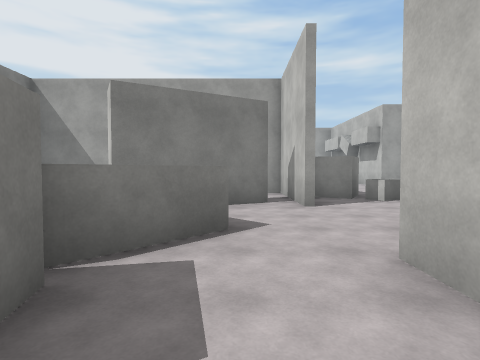
view 1 (above)

22 first-person views from a walk through a 3-D level made in the Unity game engine. The camera is 1.5 m above the floor, tilts 2° down and sees 80° across. The floor is counted in squares, 2 m on a side. Each view is taken from the middle of a square. On the plan, view 1 faces up. The plan holds only what a view shows up to about 10 squares ahead; the rest is blank. The place goes on beyond the plan. The player is left out. Surface patterns are stand-ins for the level's own textures.

view 2
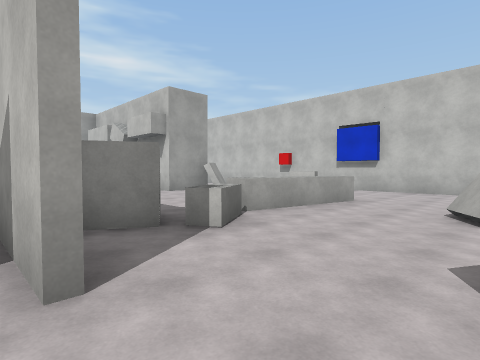

view 3
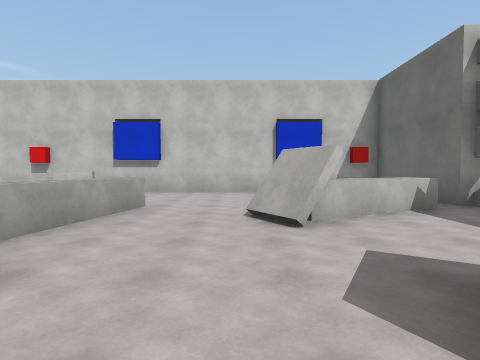

view 4
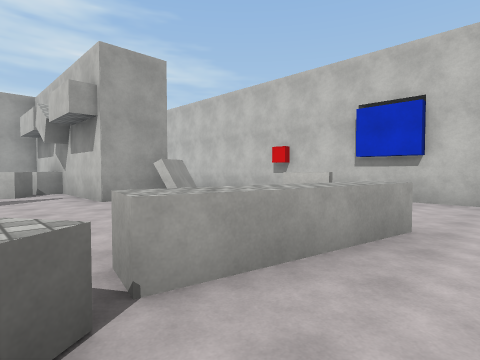

view 5
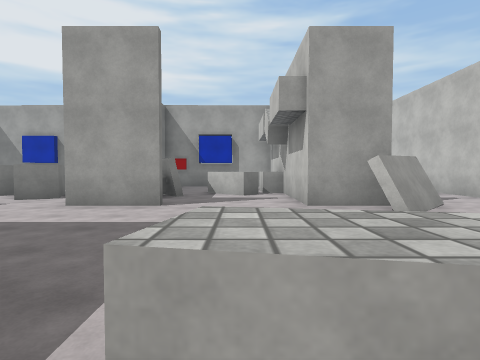

view 6
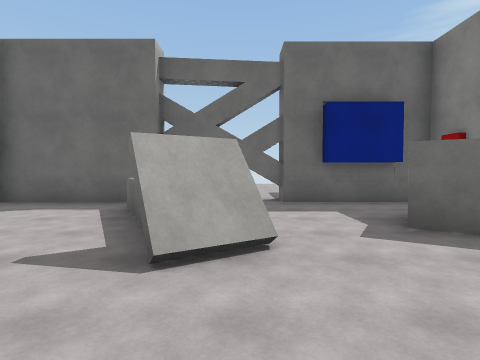

view 7
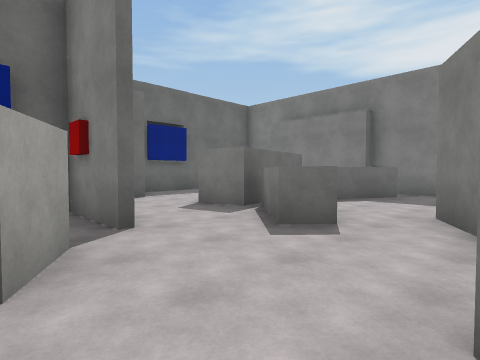

view 8
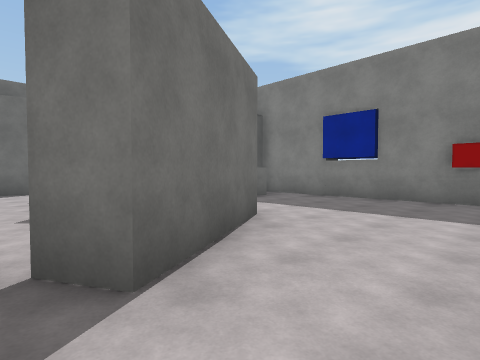

view 9
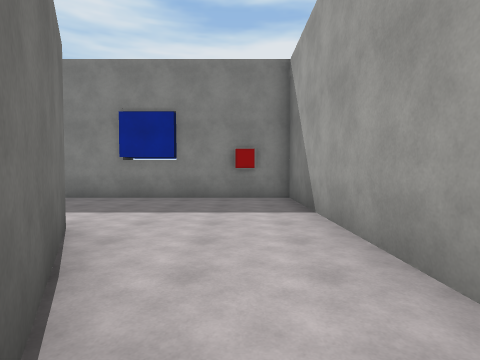

view 10
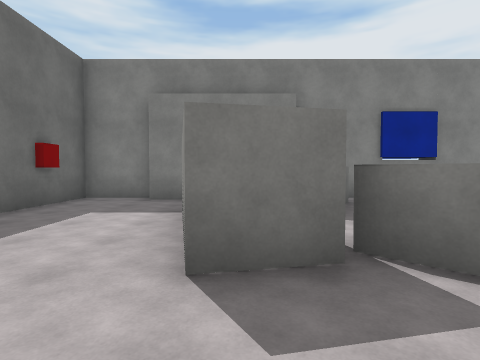

view 11
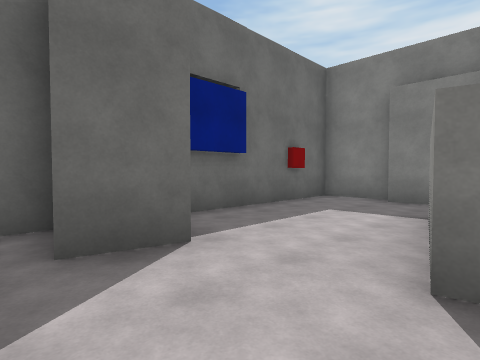

view 12
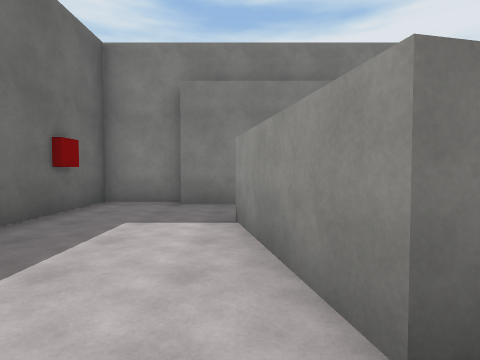

view 13
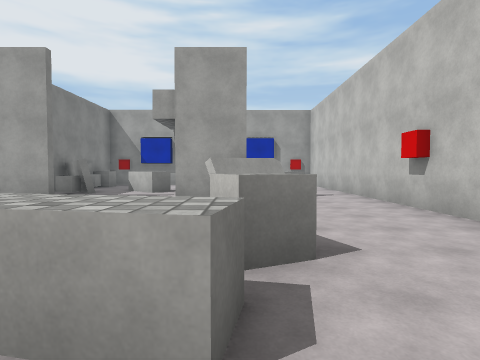

view 14
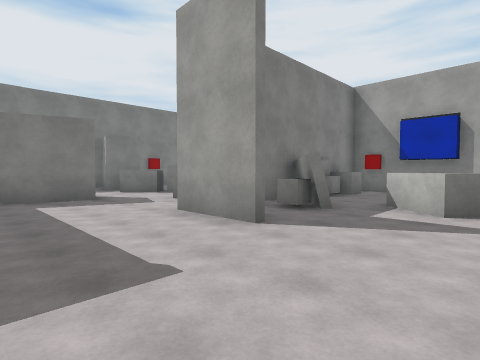

view 15
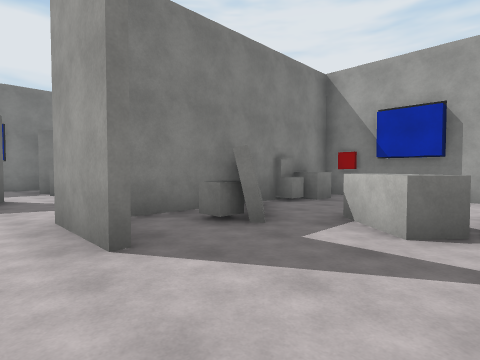

view 16
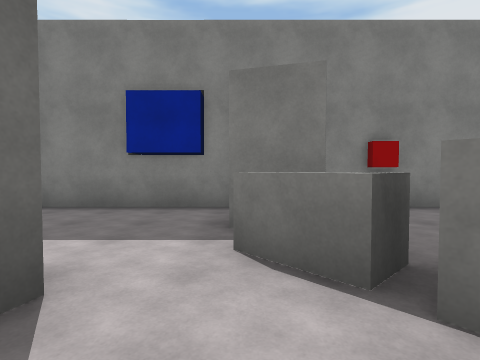

view 17
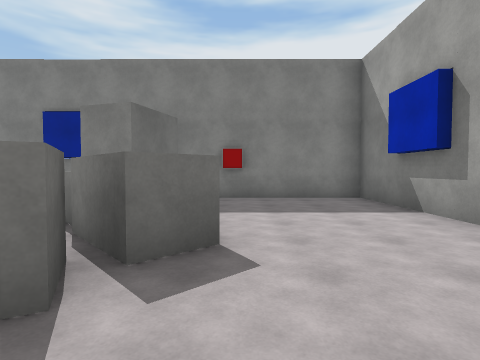

view 18
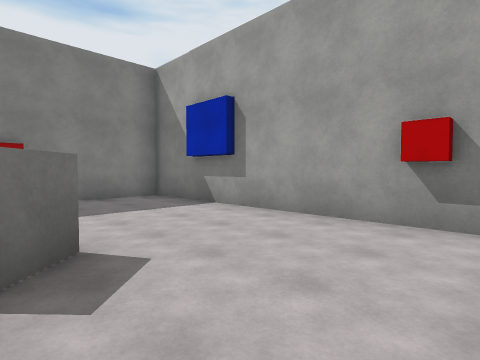

view 19
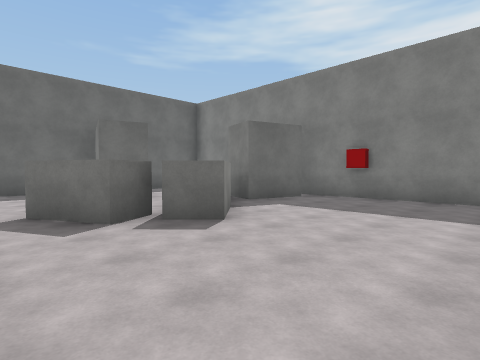

view 20
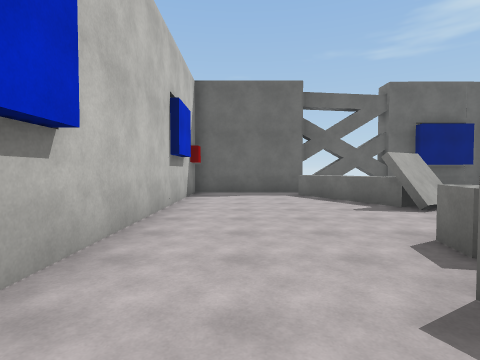

view 21
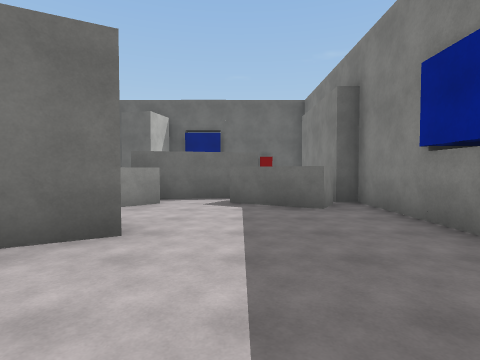

view 22
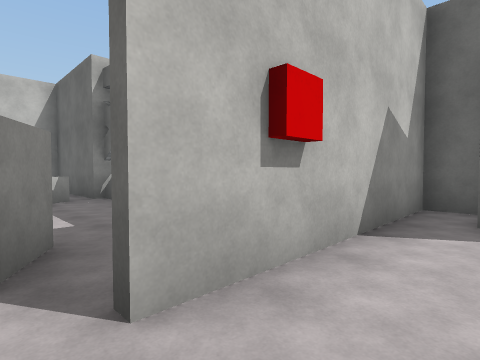

### Floor plan
Key: @ floor where view 1 was taken; # wall or solid block; x gap in a wall; . floor; = window, fence, low wall or low ledge; ^ raised ledge; C cube; B block; R red cube.
Columns run from 7 left of view 1 to 12 right of it. Each row starts with its distance up from view 1.
 21 #########
 20 #........R###
 19 #........C.
 18 #.......CB.
 17 #........### ^     #
 16 #....BB..##^^=   ^.#
 15 ###BBBBB.CC...    .#
 14 #.#B...B.#....   ..#
 13 #........##...###..#
 12 #...##.........#...#
 11 #.. ##........  ...#
 10 ######### ....  ...#
  9 #........CC..  C...#
  8 #........CC.^^^C...#
  7 #......#.#BB...^...#
  6 #....###.#.........#
  5 #..................#
  4 #.....#...C..##....#
  3 ####.##...C...^....#
  2 #  #.#...#.....^...#
  1 #  ###...#.....^...#
  0 #..#...@.####x######
 -1 #........#
 -2 #.....##.#
 -3 #.R... #.#
 -4 ###### ###

Positions as (right, up) in squares from view 1, and headings:
1: (0, 0), facing up
2: (1, 4), facing up-right
3: (2, 5), facing right
4: (4, 6), facing up-right
5: (5, 7), facing up
6: (6, 7), facing down
7: (3, 6), facing down-left
8: (1, 9), facing down-left
9: (1, 8), facing left
10: (1, 1), facing left
11: (1, 1), facing down-left
12: (0, 0), facing left
13: (8, 6), facing up
14: (6, 10), facing up-left
15: (6, 12), facing up-left
16: (-1, 14), facing left
17: (1, 17), facing left
18: (1, 16), facing up-left
19: (1, 20), facing down-left
20: (10, 10), facing down
21: (-4, 9), facing down
22: (0, 3), facing down-right
